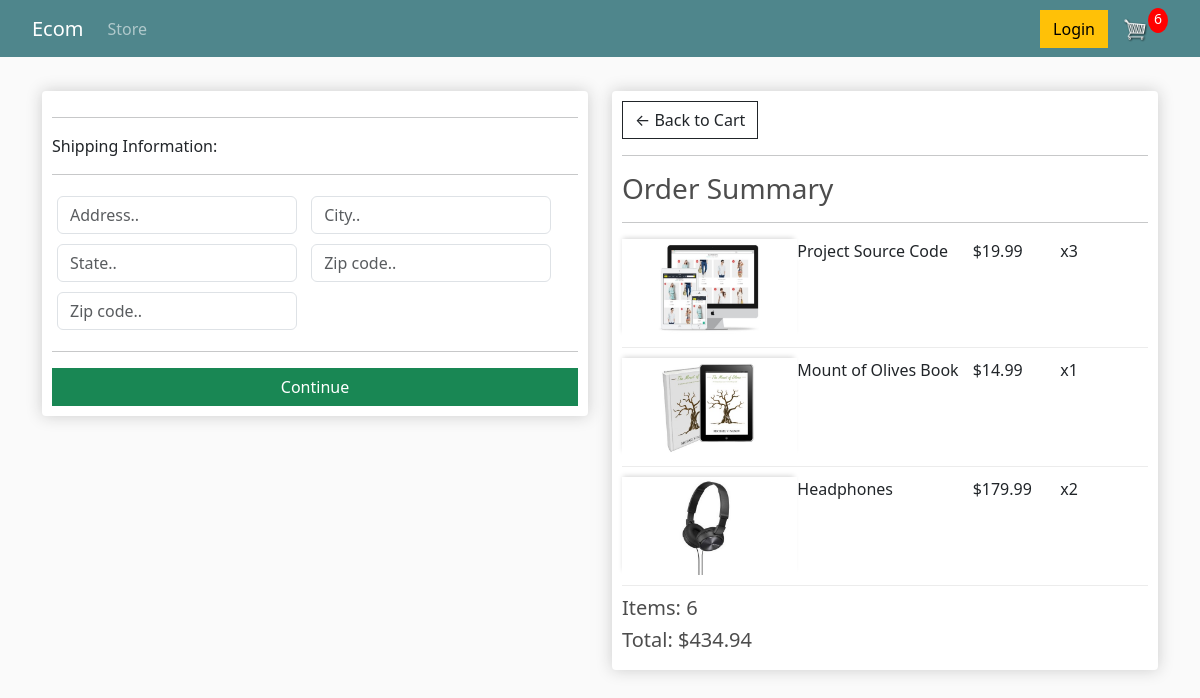
The app's page /checkout (signed in), older data.
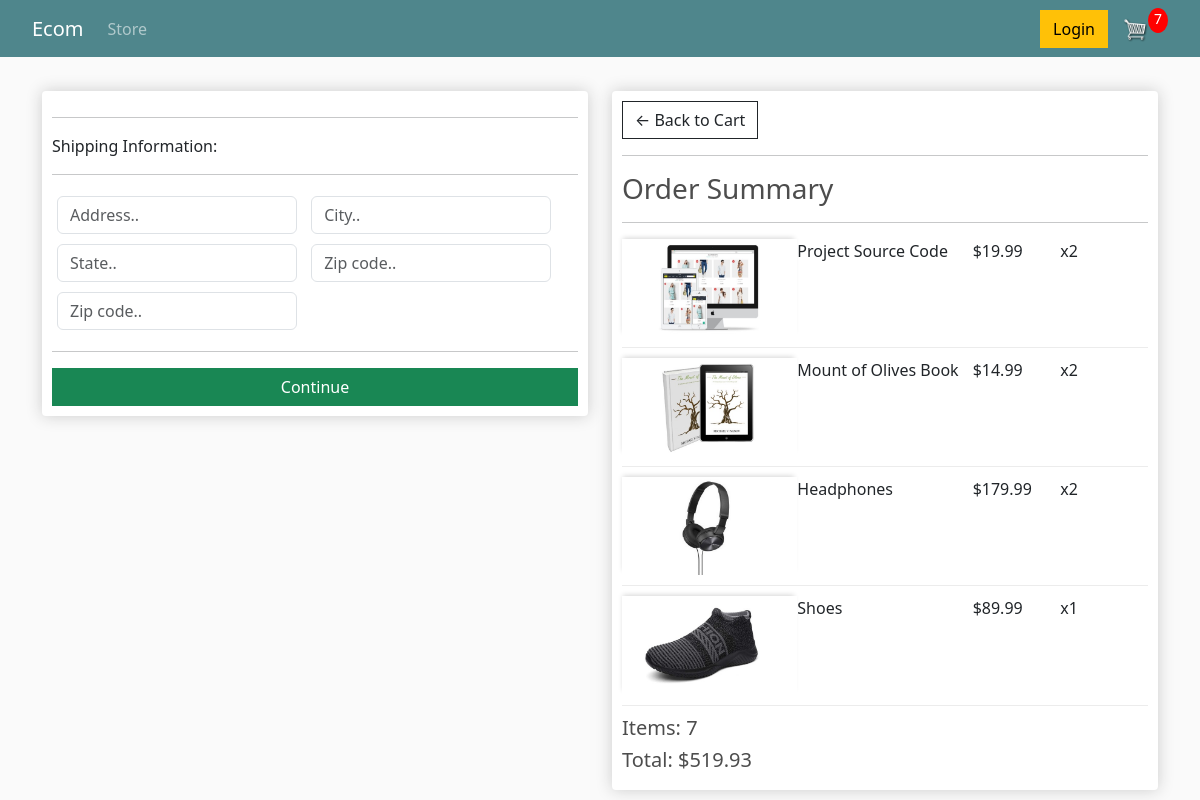
The same page, newer data.
### store/models.py (models this page shows, shortened)
class OrderItem(models.Model):
    product = models.ForeignKey(Product, on_delete=models.SET_NULL, null=True)
    order = models.ForeignKey(Order, on_delete=models.SET_NULL, null=True)
    quantity = models.IntegerField(default=0, null=True, blank=True)
    date_added = models.DateTimeField(auto_now_add=True)
    @property
    def get_total(self):
        total = self.product.price * self.quantity  # type: ignore
        return total

class Product(models.Model):
    name = models.CharField(max_length=200, null=True)
    price = models.DecimalField(max_digits=7, decimal_places=2)
    digital = models.BooleanField(default=False, null=True, blank=False)
    image = models.ImageField(null=True, blank=True)

class Order(models.Model):
    customer = models.ForeignKey(
        Customer, on_delete=models.SET_NULL, null=True, blank=True)
    date_ordered = models.DateTimeField(auto_now_add=True)
    complete = models.BooleanField(default=False)
    transaction_id = models.CharField(max_length=100, null=True)
    @property
    def shipping(self):
        shipping = False
        orderitems = self.orderitem_set.all()  # type: ignore
        for i in orderitems:
            if i.product.digital == False:
                shipping = True
        return shipping
    @property
    def get_cart_total(self):
        orderitems = self.orderitem_set.all()  # type: ignore
        total = sum([item.get_total for item in orderitems])
        return total
    @property
    def get_cart_items(self):
        orderitems = self.orderitem_set.all()  # type: ignore
        total = sum([item.quantity for item in orderitems])
        return total

### store/views.py (the view)
# urls.py: path("checkout", views.checkout, name="checkout"),
def checkout(request):
    data = cartData(request)
    cartItems = data["cartItems"]
    order = data["order"]
    items = data["items"]
    context = {
        "items": items,
        "order": order,
        "cartItems": cartItems
    }
    return render(request, "store/checkout.html", context)

### store/utils.py (called while the page is built)
def cartData(request):
    if request.user.is_authenticated:
        customer = request.user.customer
        order, created = Order.objects.get_or_create(
            customer=customer, complete=False)
        items = order.orderitem_set.all()  # type: ignore
        cartItems = order.get_cart_items
    else:
        cookieData = cookieCart(request)
        cartItems = cookieData["cartItems"]
        order = cookieData["order"]
        items = cookieData["items"]
    return {
        "cartItems": cartItems,
        "order": order,
        "items": items
    }

### store/templates/store/checkout.html (shortened to what this page needs)
{% extends "store/main.html" %}
{% load static %}
{% block content %}
    <div class="row">
        <div class="col-lg-6">
            <div class="box-element" id="form-wrapper">
                <form id="form">
                    <div id="shipping-info">
                        <hr>
						<p>Shipping Information:</p>
						<hr>
						<div class="form-field">
							<input class="form-control" type="text" name="address" placeholder="Address..">
						</div>
						<div class="form-field">
							<input class="form-control" type="text" name="city" placeholder="City..">
						</div>
						<div class="form-field">
							<input class="form-control" type="text" name="state" placeholder="State..">
						</div>
						<div class="form-field">
							<input class="form-control" type="text" name="zipcode" placeholder="Zip code..">
						</div>
						<div class="form-field">
							<input class="form-control" type="text" name="country" placeholder="Zip code..">
						</div>
                    </div>
                    <hr>
                    <input id="form-button" class="btn btn-success btn-block" type="submit" value="Continue">
                </form>
            </div>
            <br>
        </div>
        <div class="col-lg-6">
            <div class="box-element">
                <a  class="btn btn-outline-dark" href="{% url 'cart' %}">&#x2190; Back to Cart</a>
				<hr>
				<h3>Order Summary</h3>
				<hr>
				{% for item in items %}
				<div class="cart-row">
					<div style="flex:2">
						{% if item.product.image %}
                        <img class="thumbnail" src="{{item.product.image.url}}" alt="product">
                        {% else %}
                        <img class="thumbnail" src="{% static "images/placeholder.png" %}" alt="product">
                        {% endif %}
					</div>
					<div style="flex:2"><p>{{item.product.name}}</p></div>
					<div style="flex:1"><p>${{item.product.price|floatformat:2}}</p></div>
					<div style="flex:1"><p>x{{item.quantity}}</p></div>
				</div>
				{% endfor %}
				<h5>Items: {{order.get_cart_items}}</h5>
				<h5>Total: ${{order.get_cart_total|floatformat:2}}</h5>
            </div>
        </div>
    </div>
{% endblock content %}

Row changes from the older to the newer data that the page shows:
changed OrderItem "Project Source Code": quantity "3" → "2"
changed OrderItem "Mount of Olives Book": quantity "1" → "2"
added OrderItem: product.image (picture), product.name "Shoes", product.price "89.99", quantity "1"
changed through a linked row, Order: get_cart_items "6" → "7"; get_cart_total "434.94" → "519.93"
Text that changed along with them:
{{ cartItems }}: "6" → "7"
